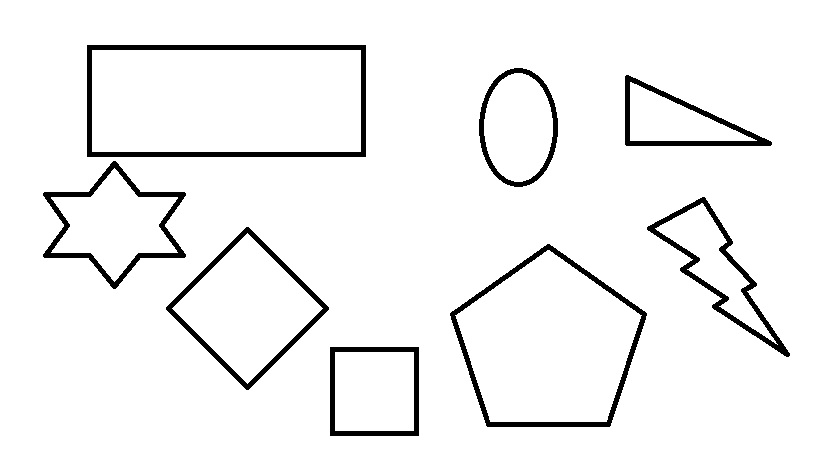
%> input picture image_2.jpg, 819 x 460 px
$ octave --eval "result = pi_test_forme('../image_2.jpg');"   (GNU Octave 9; MATLAB toolbox functions it lacks are replaced by stand-ins)
%> lines starting %> are read from the running program, lines starting %| are printed output that depends on the picture; in (x1, y1, x2, y2) boxes, pixels count from 0 and x2, y2 are one past the last pixel; in counts of white or black regions, pixels touching at a corner belong together; the program's own positions count from 1
### traitement/pi_test_forme1.m
%version 7

function [f]= pi_test_forme1(filename)
%image=filename;
%form='jpg';
img = imread(filename); % lire l'image désirée pour extraire les régions
bw = im2bw(img);
[labels, nbLabels] = bwlabel(img);   % étiquetage des régions à l'aide de la fonction bwlabel
% region=1 et vide=0

% Méthode 2
for i=1:1
     %disp('for');
    [r,l] = find(labels==i);
    if length(find(labels==i)) > 20000 %taille minimum
        %length(find(labels==i))
        object = bwselect(bw,l,r);%on selectionne notre forme pour ne traiter que celle-ci
        %imtool(object)
        coin=regionprops(object,'Extrema');% je calcule les coins de ma forme ( positions )

        %verifier contient 4 coins

        %haut gauche
          %disp('if');

          temp=coin.Extrema(1,1);
          inf=temp-5;
          sup=temp+5;
          val=coin.Extrema(8,1);
          %---------------------------
          temp1=coin.Extrema(1,2);
          inf1=temp1-5;
          sup1=temp1+5;
          val1=coin.Extrema(8,2);

         if( inf<val && val<sup && inf1<val1 && val1<sup1)

        %if (coin.Extrema(1,1)==coin.Extrema(8,1)&& coin.Extrema(1,2)==coin.Extrema(8,2))


         temp=coin.Extrema(2,1);
          inf=temp-5;
          sup=temp+5;
          val=coin.Extrema(3,1);
          %---------------------------
          temp1=coin.Extrema(2,2);
          inf1=temp1-5;
          sup1=temp1+5;
          val1=coin.Extrema(3,2);


             %disp('if1');
              %haut droit
            %if (coin.Extrema(2,1)==coin.Extrema(3,1)&& coin.Extrema(2,2)==coin.Extrema(3,2))
             if( inf<val && val<sup && inf1<val1 && val1<sup1)


              temp=coin.Extrema(4,1);
              inf=temp-5;
              sup=temp+5;
              val=coin.Extrema(5,1);
              %---------------------------
              temp1=coin.Extrema(4,2);
              inf1=temp1-5;
              sup1=temp1+5;
              val1=coin.Extrema(5,2);

                 %disp('if2');
                  %bas droit
                %if (coin.Extrema(4,1)==coin.Extrema(5,1)&& coin.Extrema(4,2)==coin.Extrema(5,2))
                 if( inf<val && val<sup && inf1<val1 && val1<sup1)
                      temp=coin.Extrema(6,1);
                      inf=temp-5;
                      sup=temp+5;
                      val=coin.Extrema(7,1);
                      %---------------------------
                      temp1=coin.Extrema(6,2);
                      inf1=temp1-5;
                      sup1=temp1+5;
                      val1=coin.Extrema(7,2);


                    %bas gauche
                     %disp('if3');
                    %if (coin.Extrema(6,1)==coin.Extrema(7,1)&& coin.Extrema(6,2)==coin.Extrema(7,2))
                     if( inf<val && val<sup && inf1<val1 && val1<sup1)

                        %disp('if4');
                        % distance entre Tl et Tr
                        d1=coin.Extrema(2,1)-coin.Extrema(1,1);
                        infd1=d1-5;
                        supd1=d1+5;

                        % distance entre Tl et Tr
                        d2=coin.Extrema(5,2)-coin.Extrema(2,2);
                        infd2=d2-5;
                        supd2=d2+5;
                        % distance entre Tl et Tr
                        d3=coin.Extrema(5,1)-coin.Extrema(6,1);
                        infd3=d3-5;
                        supd3=d3+5;
                        % distance entre Tl et Tr
                        d4=coin.Extrema(6,2)-coin.Extrema(1,2);
                        %infd4=d4+5;
                        %supd4=d4+5;

                        if (infd1<d2 && d2<supd1 && infd3<d4 && d4<supd3 && infd3<d2 && d2<supd3)
                            %disp('if5');
                        %if ( d1==d2 && d3==d4 && d3==d2)

                            %disp('La forme est un colis sur l image');
                            f=2;

                        elseif ( infd1<d3 && d3<supd1 && infd2<d4 && d4<supd2 )
                            %disp('if6');
                        %elseif ( d1 == d3 && d2==d4)

                            %disp('La forme est une lettre ou un colis sur l image');
                            f=1;
                        else

                           f=0;
                        end
                    else
                        %disp('La forme est particulière surment une pub');
                        f=0;
                    end
                else
                    %disp('La forme est particulière surment une pub');
                    f=0;
                end
            else
                %disp('La forme est particulière surment une pub');
                f=0;
            end
        else
            %disp('La forme est particulière surment une pub');
            f=0;
         end
    else
      f=3;
    end

end

### traitement/SimpleColorDetection_TEST.m
%BY C-MAIL TEAM..

function[couleur]= SimpleColorDetection_TEST(filename)


% clc;	% Clear command window.
% clear;	% Delete all variables.
% close all;	% Close all figure windows except those created by imtool.
% %imtool close all;	% Close all figure windows created by imtool.

% workspace;	% Make sure the workspace panel is showing.
% disp('2eme');
% % Change the current folder to the folder of this m-file.
% % (The "cd" line of code below is from Brett Shoelson of The Mathworks.)
% % if(~isdeployed)
% % 	cd(fileparts(which(mfilename))); % From Brett
% % end
%
% %ver % Display user's toolboxes in their command window.
%
% % % Introduce the demo, and ask user if they want to continue or exit.
% % message = sprintf('This demo will illustrate if the image is a PUB or a letter.\nDo you wish to continue?');
% % reply = questdlg(message, 'Run Demo?', 'OK','Cancel', 'OK');
% % if strcmpi(reply, 'Cancel')
% % 	% User canceled so exit.
% % 	return;
% % end
% %
%
% try
%    disp('3eme');
%     close all;
%
%
     fontSize = 16;
% [51 lines of commented-out code are left out]

    [rgbImage, storedColorMap] = imread(filename);

    [rows, columns, numberOfColorBands] = size(rgbImage);


    if numberOfColorBands == 1
        if isempty(storedColorMap)
            % Just a simple gray level image, not indexed with a stored color map.
            % Create a 3D true color image where we copy the monochrome image into all 3 (R, G, & B) color planes.
            rgbImage = cat(3, rgbImage, rgbImage, rgbImage);

        else
            % It's an indexed image.
            rgbImage = ind2rgb(rgbImage, storedColorMap);
            % ind2rgb() will convert it to double and normalize it to the range 0-1.
            % Convert back to uint8 in the range 0-255, if needed.
            if eightBit
                rgbImage = uint8(255 * rgbImage);
            end
        end
    end

    % [12 lines of commented-out code are left out]
    hsvImage = rgb2hsv(rgbImage);
    sImage = hsvImage(:,:,2);
    % [6 lines of commented-out code are left out]
    [saturationCounts, saturationBinValues] = imhist(sImage);
    maxSaturationBinValue = find(saturationCounts > 0, 1, 'last');
    maxCountSaturation = max(saturationCounts);
    % [14 lines of commented-out code are left out]
    count=0;
    couleur=0; % 0 it's pub / 1 it's a letter-colis / 2 ind閠ermin閑

    for i=1:size(saturationCounts)
        if(saturationCounts(i)>1000)
            count=count+1;
        end
    end
   % disp('count =');
   %disp(count);

    if (count>30)
        %disp('This is PUB');
        couleur=0;
    else
        %disp('This is a letter');
        couleur=1;
    end


end

### traitement/pi_test_final.m
function [s]= pi_test_final(y,c)
temp=y;%FORME
temp1=c;%COULEUR


if (temp1==0)% trop couleur pub
    s=0; %pub
end

if (temp1==1) %valeur count faible =>lettres
    if(temp==0)% non rectangulaire
        s=0;%pub

    end
    if(temp==1)%rectangulaire LETTRES
        s=1;

    end
    if(temp==2)%carré colis
        s=2;
    end
    if(temp==3)%indeterminé
        s=3;
    end
    if(temp==4)%test ta mere
        s=4;
    end

end

### traitement/pi_test_forme.m
%version 6

function [s]= pi_test_forme(filename)
%> called with filename = '../image_2.jpg'

img = imread(filename); % lire l'image désirée pour extraire les régions
%> img is the input picture: size 460x819x3 uint8; min 0, max 255, mean 242.3
bw = im2bw(img); % conversion dans une image binaire - fonction im2bw
%> bw: size 460x819 logical; 95% white; 8 black regions, largest, box (x1, y1, x2, y2) and area: (87, 45, 366, 157) 3810, (450, 244, 647, 427) 2935, (43, 161, 186, 289) 2416
%bw = ~bw;  % inversion des pixels (de l'image forme1) blanc => noir et vice-versa
[labels, nbLabels] = bwlabel(bw); % étiquetage des régions à l'aide de la fonction bwlabel
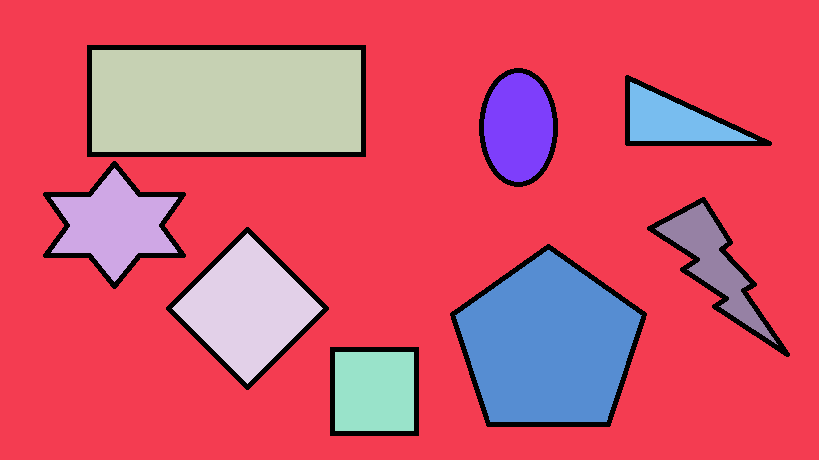
%> labels: size 460x819 double; 10 distinct labels, from 0 to 9; one colour per label, 0 black
%> nbLabels = 9
% region=1 et vide=0


% Méthode 2
for i=1:1
    [r,l] = find(labels==i);
%> r = 269101 values from 1 to 460; l = 269101 values from 1 to 819
    object = bwselect(bw,l,r);%on selectionne notre forme pour ne traiter que celle-ci
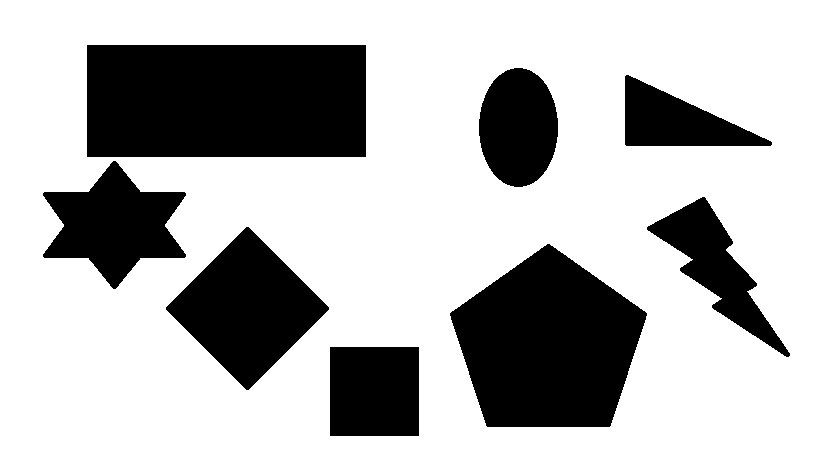
%> object: size 460x819 logical; 71.4% white; 8 black regions, largest, box (x1, y1, x2, y2) and area: (87, 45, 366, 157) 31248, (450, 244, 647, 427) 25175, (166, 227, 329, 390) 13609
    img_temp='temp.jpg';
    imwrite(object,img_temp);
    x=pi_test_forme1('temp.jpg');
%> in pi_test_forme1, `[labels, nbLabels] = bwlabel(img);   % étiquetage des régions à l'aide..`:
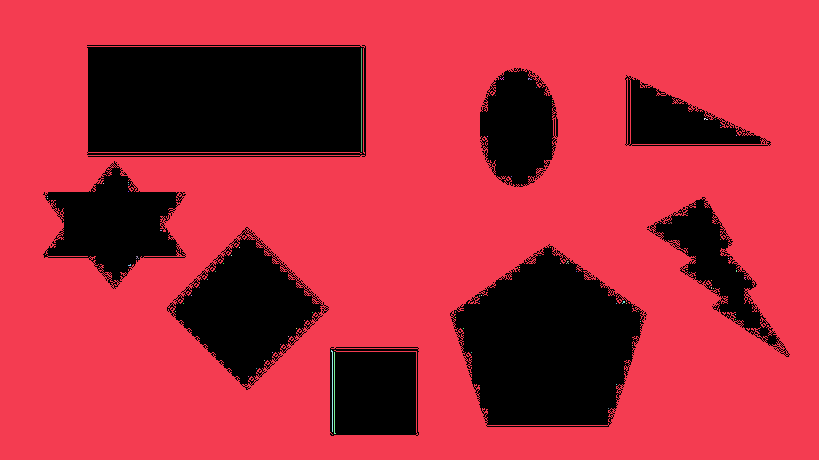
%> labels: size 460x819 double; 79 distinct labels, from 0 to 78; one colour per label, 0 black
%> in pi_test_forme1, `[labels, nbLabels] = bwlabel(img);   % étiquetage des régions à l'aide..`: nbLabels = 78
%> the loop in pi_test_forme1, `for i=1:1` made 1 pass
%> after the loop in pi_test_forme1, `for i=1:1`: f = 1
%> x = 1
    c=SimpleColorDetection_TEST(filename);
%> in SimpleColorDetection_TEST, `[rgbImage, storedColorMap] = imread(filename);`: storedColorMap = []
%> in SimpleColorDetection_TEST, `hsvImage = rgb2hsv(rgbImage);`: hsvImage: size 460x819x3 double; mean H, S, V 0, 0, 0.95
%> in SimpleColorDetection_TEST, `sImage = hsvImage(:,:,2);`: sImage: size 460x819 double; every value is 0
%> in SimpleColorDetection_TEST, `[saturationCounts, saturationBinValues] = imhist(sImage);`: saturationCounts = 256 values, max 376740 at index 1, min 0 at index 2, mean 1471.6; saturationBinValues = 256 values from 0 to 1
%> in SimpleColorDetection_TEST, `maxSaturationBinValue = find(saturationCounts > 0, 1, 'last');`: maxSaturationBinValue = 1
%> in SimpleColorDetection_TEST, `maxCountSaturation = max(saturationCounts);`: maxCountSaturation = 376740
    s=pi_test_final(x,c);
%> in pi_test_final, `temp=y;`: temp = 1
%> s = 1
	if (s==0)
		disp('pub');
	elseif (s==1)
		disp('lettre');
	else
		disp('colis');
	end
end

$ run again, on letter.jpg
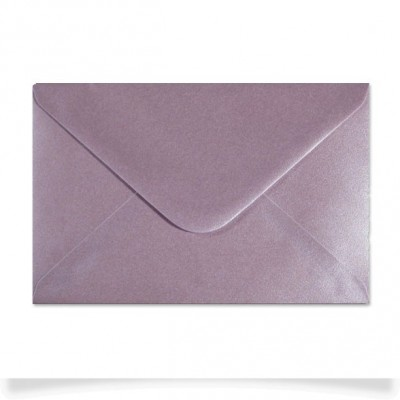
%> input picture letter.jpg, 400 x 400 px
%> in pi_test_forme, img is the input picture: size 400x400x3 uint8; mean R, G, B 208.8, 198.6, 206.2
%> bw: size 400x400 logical; 98.5% white; black in thin lines or dots, all inside (x1, y1, x2, y2) = (33, 83, 367, 304)
%> in pi_test_forme, `[labels, nbLabels] = bwlabel(bw); % étiquetage des régions à l'aide de..`:
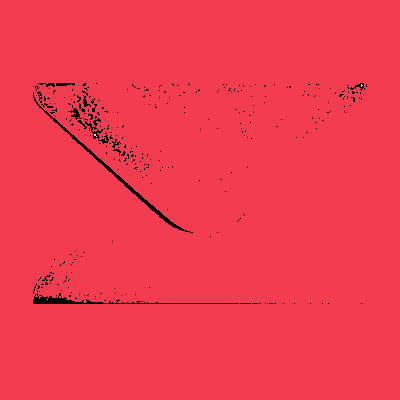
%> labels: size 400x400 double; 6 distinct labels, from 0 to 5; one colour per label, 0 black
%> in pi_test_forme, `[labels, nbLabels] = bwlabel(bw); % étiquetage des régions à l'aide de..`: nbLabels = 5
%> r = 157596 values from 1 to 400
%> img: size 400x400 uint8
%> in pi_test_forme1, `[labels, nbLabels] = bwlabel(img);   % étiquetage des régions à l'aide..`: nbLabels = 1
%> the loop in pi_test_forme1, `for i=1:1` made 1 pass
%> after the loop in pi_test_forme1, `for i=1:1`: f = 2
%> storedColorMap = []
%> hsvImage: size 400x400x3 double; mean H, S, V 0.418, 0.066, 0.819
%> in SimpleColorDetection_TEST, `sImage = hsvImage(:,:,2);`:
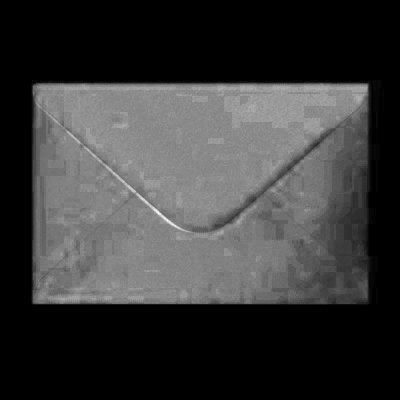
%> sImage: size 400x400 double; min 0, max 0.294, mean 0.066; drawn with min black and max white
%> saturationCounts = 256 values, max 82764 at index 1, min 0 at index 74, mean 625; saturationBinValues = 256 values from 0 to 1
%> maxSaturationBinValue = 76
%> maxCountSaturation = 82764
%> in pi_test_final, `temp=y;`: temp = 2
